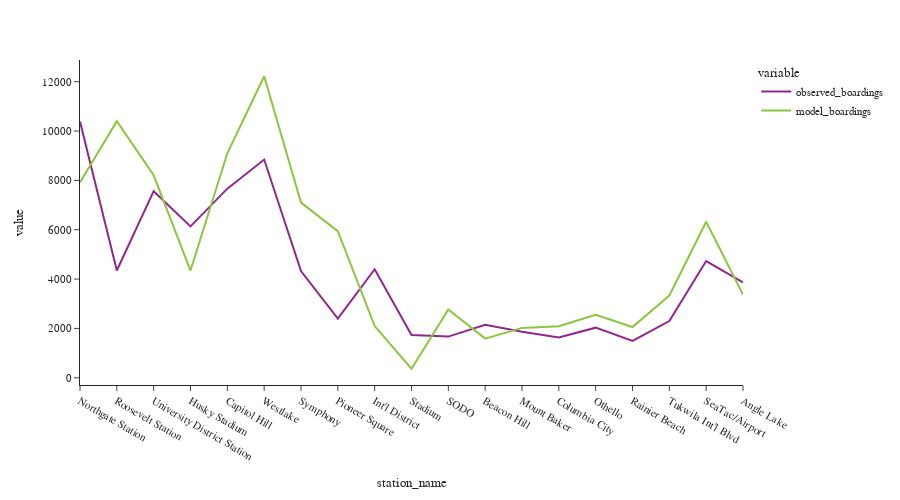

The cell this chart's notebook holds for it:
### Code cell
fig = px.line(line_1_df[['observed_boardings','model_boardings']])
fig.update_layout(height=500, width=900, font=dict(size=11),
                  yaxis_tickformat = '.00f')
fig.show()

### Figure 1 — Plotly figure (JSON) as saved in the notebook; plotly's stock layout.template omitted (floating-point values rounded to 4 significant figures)
{"data": [{"hovertemplate": "variable=observed_boardings<br>station_name=%{x}<br>value=%{y}<extra></extra>", "legendgroup": "observed_boardings", "line": {"color": "#91268F", "dash": "solid"}, "marker": {"symbol": "circle"}, "mode": "lines", "name": "observed_boardings", "orientation": "v", "showlegend": true, "type": "scatter", "x": ["Northgate Station", "Roosevelt Station", "University District Station", "Husky Stadium", "Capitol Hill", "Westlake", "Symphony", "Pioneer Square", "Int'l District", "Stadium", "SODO", "Beacon Hill", "Mount Baker", "Columbia City", "Othello", "Rainier Beach", "Tukwila Int'l Blvd", "SeaTac/Airport", "Angle Lake"], "xaxis": "x", "y": [10384, 4349, 7563, 6134, 7667, 8845, 4324, 2400, 4399, 1731, 1669, 2147, 1861, 1630, 2030, 1495, 2298, 4731, 3865], "yaxis": "y"}, {"hovertemplate": "variable=model_boardings<br>station_name=%{x}<br>value=%{y}<extra></extra>", "legendgroup": "model_boardings", "line": {"color": "#8CC63E", "dash": "solid"}, "marker": {"symbol": "circle"}, "mode": "lines", "name": "model_boardings", "orientation": "v", "showlegend": true, "type": "scatter", "x": ["Northgate Station", "Roosevelt Station", "University District Station", "Husky Stadium", "Capitol Hill", "Westlake", "Symphony", "Pioneer Square", "Int'l District", "Stadium", "SODO", "Beacon Hill", "Mount Baker", "Columbia City", "Othello", "Rainier Beach", "Tukwila Int'l Blvd", "SeaTac/Airport", "Angle Lake"], "xaxis": "x", "y": [7915.0, 10400.0, 8207.0, 4347.0, 9098.0, 12220.0, 7101.0, 5939.0, 2095.0, 364.8, 2765.0, 1586.0, 2022.0, 2086.0, 2553.0, 2054.0, 3333.0, 6326.0, 3368.0], "yaxis": "y"}], "layout": {"font": {"size": 11}, "height": 500, "legend": {"title": {"text": "variable"}, "tracegroupgap": 0}, "margin": {"t": 60}, "width": 900, "xaxis": {"anchor": "y", "domain": [0, 1], "title": {"text": "station_name"}}, "yaxis": {"anchor": "x", "domain": [0, 1], "tickformat": ".00f", "title": {"text": "value"}}}}
